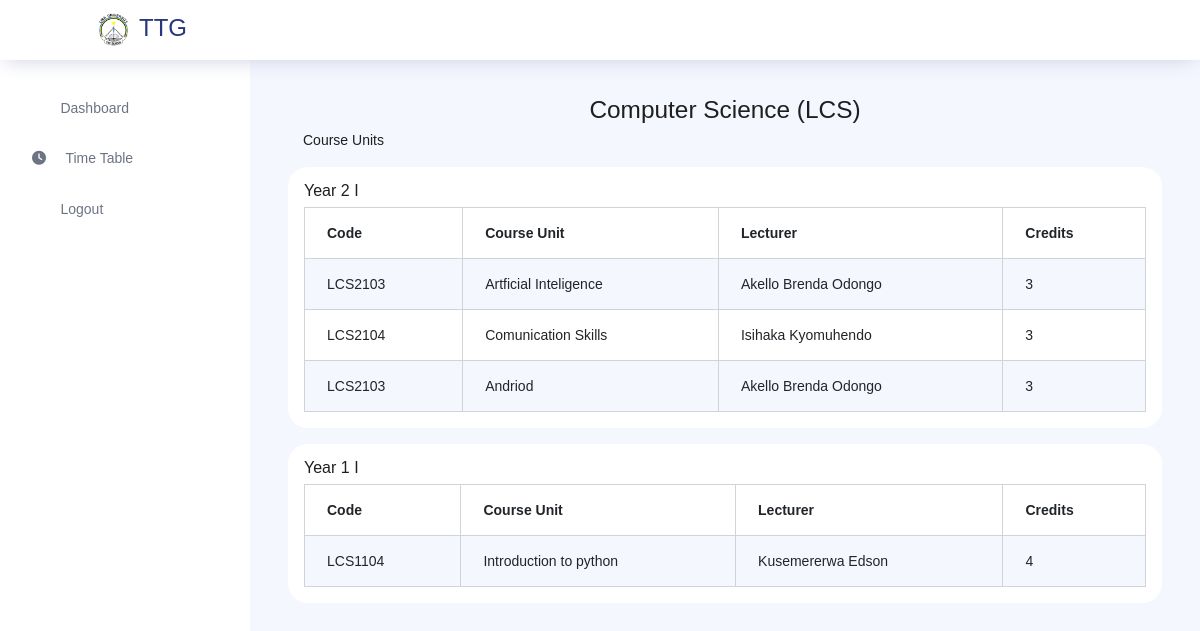
The app's page /staff/courses/1/ (signed in), older data.
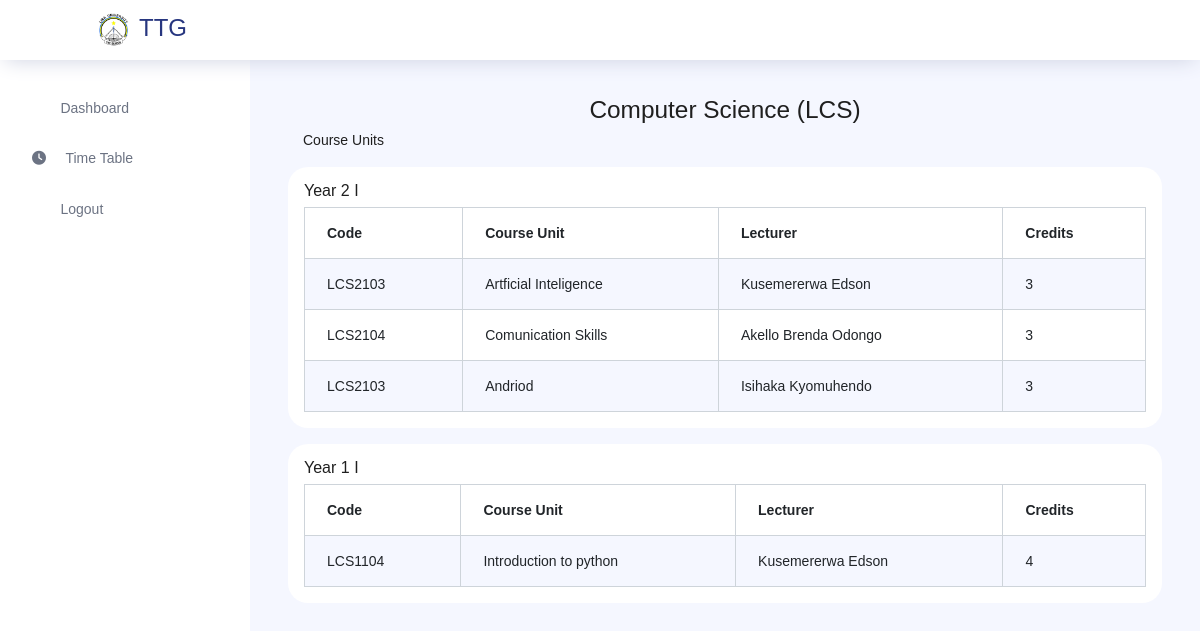
The same page, newer data.
### store/models.py (models this page shows, shortened)
class Program(models.Model):
    program_name = models.CharField(max_length=100)
    program_code = models.CharField(max_length=20)
    department = models.ForeignKey(Department, on_delete=models.CASCADE)

class Course(models.Model):
    course_lecturer = models.ForeignKey(Staff, on_delete=models.SET_NULL, null=True, blank=True)
    course_name = models.CharField(max_length=100)
    course_code = models.CharField(max_length=20)
    description = models.TextField()
    program = models.ForeignKey(Program, on_delete=models.CASCADE)
    credit = models.PositiveIntegerField()
    course_year = models.CharField(max_length=40)

class Staff(models.Model):
    ROLE = [('Admin','Admin'),('Lecturer','Lecturer')]
    department = models.ForeignKey(Department, on_delete=models.CASCADE)
    fullname = models.CharField(max_length=255)
    username = models.CharField(max_length=255)
    email = models.EmailField()
    password = models.CharField(max_length=255)
    role = models.CharField(max_length=50, choices=ROLE, default='lecturer')

### staff_app/views.py (the view)
# urls.py: path('courses/<str:program>/', views.course, name='course'),
def courses(request, program):
    staff_id = request.session.get('staff_id')
    if not staff_id:
        messages.error(request, 'Please log in to access the programs.')
        return redirect('staff:login')
    staff = get_object_or_404(Staff, id=staff_id)
    program = get_object_or_404(Program, pk=program)
    courses = Course.objects.filter(program=program)
    staffs = Staff.objects.all()
    courses_by_year = {}
    for course in courses:
        year = course.course_year
        if year not in courses_by_year:
            courses_by_year[year] = []
        courses_by_year[year].append(course)
    context = {
        'staff': staff,
        'staffs': staffs,
        'program':program,
        'courses':courses,
        'courses_by_year': courses_by_year
    }
    return render(request, 'staff/courses.html', context)

### templates/staff/courses.html
{% extends 'staff/staff_layout.html'%}
{% block content %}
<div class="container">
    <h3 class="text-center">{{ program.program_name }} ({{ program.program_code }})</h3>
    <p>Course Units</p>
    </div>
    {% for year, courses_in_year in courses_by_year.items %}
    <div class="card p-3 my-3 bg-white">
        <h5>Year {{ year }}</h5>
        <table class="table table-bordered table-striped">
            <thead>
                <tr>
                    <th>Code</th>
                    <th>Course Unit</th>
                    <th>Lecturer</th>
                    <th>Credits</th>
                </tr>
            </thead>
            <tbody>
                {% for c in courses %}
                {% if c.course_year == year %}
                <tr>
                    <td>{{ c.course_code }}</td>
                    <td>{{ c.course_name }}</td>
                    <td>{{c.course_lecturer.fullname}}</td>
                    <td>{{ c.credit }}</td>
                </tr>
                {% endif %}
                {% endfor %}
            </tbody>
        </table>
    </div>
    {% endfor %}
</div>
{%endblock%}

### templates/staff/staff_layout.html (shortened to what this page needs)
{% load static%}
<!DOCTYPE html>
<html lang="en">
<head>
  <link rel="stylesheet" href="{% static 'vendors/feather/feather.css' %}">
  <link rel="stylesheet" href="{% static 'vendors/ti-icons/css/themify-icons.css' %}">
  <link rel="stylesheet" href="{% static 'vendors/css/vendor.bundle.base.css' %}">
  <link rel="stylesheet" href="{% static 'css/style.css'%}">
  <link rel="stylesheet" href="{% static 'vendors/datatables.net-bs4/dataTables.bootstrap4.css' %}">
  <link rel="stylesheet" href="{% static 'vendors/ti-icons/css/themify-icons.css' %}">
  <link rel="stylesheet" type="text/css" href="{% static 'js/select.dataTables.min.css' %}">
  <link rel="stylesheet" href="{% static 'css/vertical-layout-light/style.css' %}">
  <link rel="stylesheet" href="https://cdnjs.cloudflare.com/ajax/libs/font-awesome/6.0.0-beta3/css/all.min.css">
</head>
<body>
  <div class="container-scroller">
    <nav class="navbar col-lg-12 col-12 p-0 fixed-top d-flex flex-row">
      <div class="text-center navbar-brand-wrapper d-flex align-items-center justify-content-center">
        <a class="navbar-brand brand-logo ml-5 " href="#"><img src="{% static 'images/timetable/logolira.png' %}"
            class="mr-2" alt="Lira University" />TTG</a>
      </div>
      <div class="navbar-menu-wrapper d-flex align-items-center justify-content-end">
        <button class="navbar-toggler navbar-toggler align-self-center" type="button" data-toggle="minimize">
          <span class="icon-menu"></span>
        </button>
        <ul class="navbar-nav navbar-nav-right">
          <li class="nav-item dropdown">
            <a class="nav-link count-indicator dropdown-toggle" id="notificationDropdown"
              href="{% url 'staff:settings'%}">
              <i class="ti-settings mx-0"></i>
            </a>
          </li>
        </ul>
      </div>
    </nav>
    <div class="container-fluid page-body-wrapper">
      <nav class="sidebar sidebar-offcanvas position-fixed" id="sidebar">
        <ul class="nav">
          <li class="nav-item">
            <a class="nav-link" href="{% url 'staff:dashboard'%}">
              <i class="icon-grid menu-icon"></i>
              <span class="menu-title">Dashboard</span>
            </a>
          </li>
          <li class="nav-item">
            <a class="nav-link" href="{% url 'staff:timetable_view' %}">
              <i class="fa-solid fa-clock"></i>&nbsp;&nbsp;&nbsp;&nbsp;&nbsp;
              <span class="menu-title">Time Table</span>
            </a>
          </li>
          <li class="nav-item">
            <a class="nav-link" href="{% url 'staff:logout' %}">
              <i class="icon-lock menu-icon"></i>
              <span class="menu-title" onclick="performAction()">Logout</span>
            </a>
          </li>
        </ul>
      </nav>
      <div class="main-panel" style="margin-left: 250px;">
        <div class="content-wrapper">
          {% block content%}
          {% endblock%}
        </div>
      </div>
    </div>
</body>
</html>

Row changes from the older to the newer data that the page shows:
changed Course "Artficial Inteligence": course_lecturer.fullname "Akello Brenda Odongo" → "Kusemererwa Edson"
changed Course "LCS2104": course_lecturer.fullname "Isihaka Kyomuhendo" → "Akello Brenda Odongo"
changed Course "Andriod": course_lecturer.fullname "Akello Brenda Odongo" → "Isihaka Kyomuhendo"
